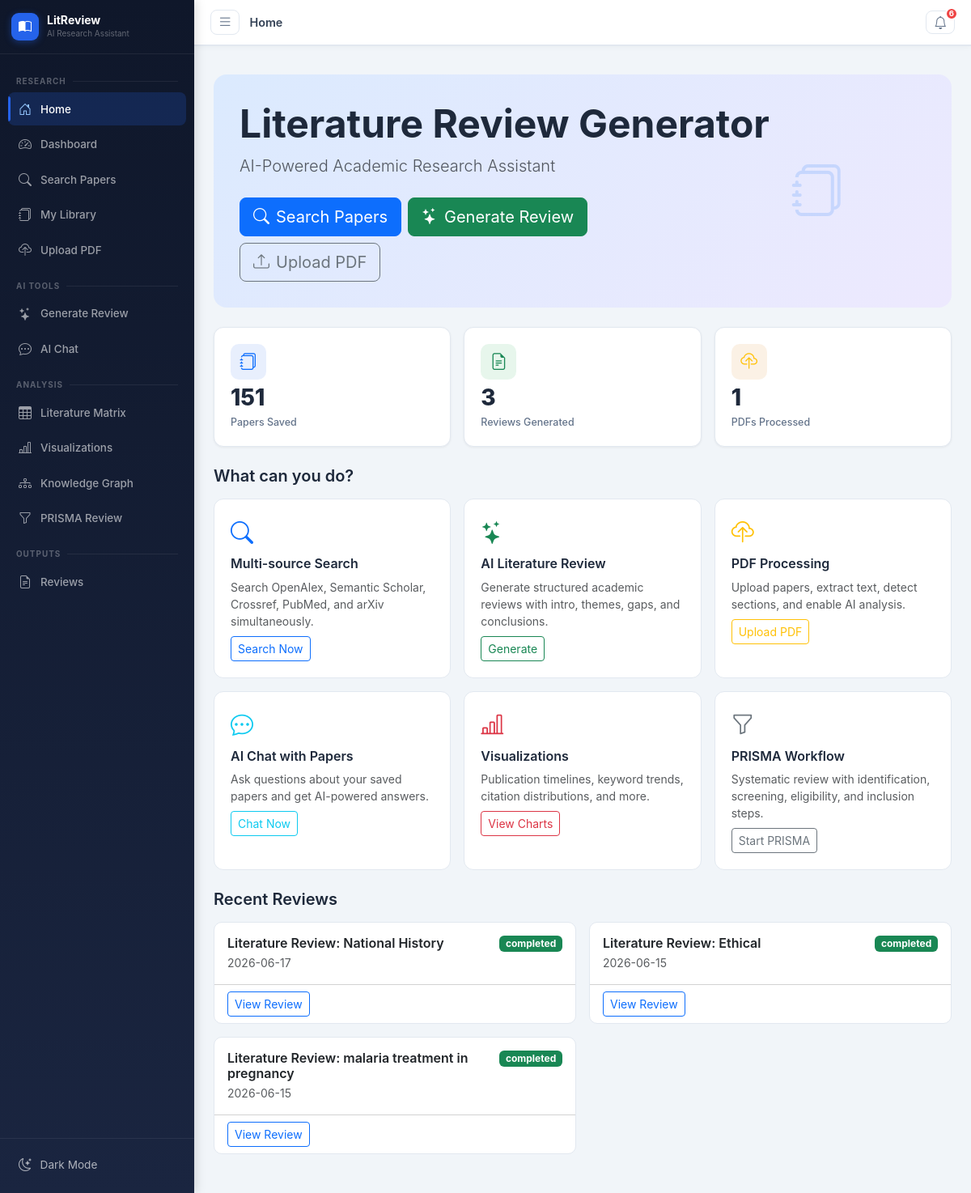
The page / on the database its author committed.
### tables this page shows
CREATE TABLE site_settings (
            id INTEGER PRIMARY KEY AUTOINCREMENT,
            key TEXT UNIQUE,
            value TEXT,
            updated_at TIMESTAMP DEFAULT CURRENT_TIMESTAMP
        );

CREATE TABLE literature_reviews (
            id INTEGER PRIMARY KEY AUTOINCREMENT,
            title TEXT NOT NULL,
            topic TEXT,
            introduction TEXT,
            thematic_analysis TEXT,
            research_gaps TEXT,
            future_directions TEXT,
            conclusion TEXT,
            paper_ids TEXT,
            status TEXT DEFAULT 'draft',
            word_count INTEGER DEFAULT 0,
            created_at TIMESTAMP DEFAULT CURRENT_TIMESTAMP,
            updated_at TIMESTAMP DEFAULT CURRENT_TIMESTAMP
        );

### blueprints/main.py (the view)
@main_bp.route('/')
def index():
    site = get_site_settings()
    db = get_db()
    stats = {
        'papers': db.execute('SELECT COUNT(*) as c FROM papers').fetchone()['c'],
        'reviews': db.execute('SELECT COUNT(*) as c FROM literature_reviews').fetchone()['c'],
        'uploads': db.execute('SELECT COUNT(*) as c FROM paper_files').fetchone()['c'],
    }
    recent_reviews = db.execute('SELECT * FROM literature_reviews ORDER BY created_at DESC LIMIT 5').fetchall()
    db.close()
    return render_template('index.html', site=site, stats=stats,
                           recent_reviews=recent_reviews, notifications=get_notifications())

### blueprints/main.py (called while the page is built)
def get_site_settings():
    db = get_db()
    rows = db.execute('SELECT key, value FROM site_settings').fetchall()
    db.close()
    return {r['key']: r['value'] for r in rows}

def get_notifications():
    db = get_db()
    rows = db.execute('SELECT * FROM notifications WHERE is_read=0 ORDER BY created_at DESC LIMIT 10').fetchall()
    db.close()
    return [dict(r) for r in rows]

### models/__init__.py (called while the page is built)
def get_db():
    conn = sqlite3.connect(Config.DATABASE_PATH)
    conn.row_factory = sqlite3.Row
    return conn

### templates/index.html (shortened to what this page needs)
{% extends "base.html" %}
{% block page_title %}Home{% endblock %}
{% block content %}
<div class="hero-section mb-4">
  <div class="row align-items-center">
    <div class="col-lg-8">
      <h1 class="display-5 fw-bold mb-2" style="white-space:nowrap;">{{ site.get('site_name','Literature Review Generator') }}</h1>
      <p class="lead text-muted mb-4">{{ site.get('site_tagline','Free AI-powered academic research assistant') }}</p>
      <div class="d-flex flex-wrap gap-2">
        <a href="/search" class="btn btn-primary btn-lg"><i class="bi bi-search me-2"></i>Search Papers</a>
        <a href="/ai/generate-review" class="btn btn-success btn-lg"><i class="bi bi-stars me-2"></i>Generate Review</a>
        <a href="/upload" class="btn btn-outline-secondary btn-lg"><i class="bi bi-upload me-2"></i>Upload PDF</a>
      </div>
    </div>
    <div class="col-lg-4 text-center d-none d-lg-block">
      <div class="hero-icon-grid">
        <i class="bi bi-journals text-primary" style="font-size:4rem;opacity:0.15;"></i>
      </div>
    </div>
  </div>
</div>
<div class="row g-3 mb-4">
  <div class="col-6 col-md-4">
    <div class="stat-card">
      <div class="stat-icon bg-primary-soft"><i class="bi bi-journals text-primary"></i></div>
      <div class="stat-value">{{ stats.papers }}</div>
      <div class="stat-label">Papers Saved</div>
    </div>
  </div>
  <div class="col-6 col-md-4">
    <div class="stat-card">
      <div class="stat-icon bg-success-soft"><i class="bi bi-file-earmark-text text-success"></i></div>
      <div class="stat-value">{{ stats.reviews }}</div>
      <div class="stat-label">Reviews Generated</div>
    </div>
  </div>
  <div class="col-6 col-md-4">
    <div class="stat-card">
      <div class="stat-icon bg-warning-soft"><i class="bi bi-cloud-upload text-warning"></i></div>
      <div class="stat-value">{{ stats.uploads }}</div>
      <div class="stat-label">PDFs Processed</div>
    </div>
  </div>
</div>
<h5 class="fw-semibold mb-3">What can you do?</h5>
<div class="row g-3 mb-4">
  <div class="col-md-6 col-xl-4">
    <div class="feature-card">
      <div class="feature-icon"><i class="bi bi-search text-primary"></i></div>
      <h6 class="fw-semibold">Multi-source Search</h6>
      <p class="text-muted small mb-2">Search OpenAlex, Semantic Scholar, Crossref, PubMed, and arXiv simultaneously.</p>
      <a href="/search" class="btn btn-sm btn-outline-primary">Search Now</a>
    </div>
  </div>
  <div class="col-md-6 col-xl-4">
    <div class="feature-card">
      <div class="feature-icon"><i class="bi bi-stars text-success"></i></div>
      <h6 class="fw-semibold">AI Literature Review</h6>
      <p class="text-muted small mb-2">Generate structured academic reviews with intro, themes, gaps, and conclusions.</p>
      <a href="/ai/generate-review" class="btn btn-sm btn-outline-success">Generate</a>
    </div>
  </div>
  <div class="col-md-6 col-xl-4">
    <div class="feature-card">
      <div class="feature-icon"><i class="bi bi-cloud-upload text-warning"></i></div>
      <h6 class="fw-semibold">PDF Processing</h6>
      <p class="text-muted small mb-2">Upload papers, extract text, detect sections, and enable AI analysis.</p>
      <a href="/upload" class="btn btn-sm btn-outline-warning">Upload PDF</a>
    </div>
  </div>
  <div class="col-md-6 col-xl-4">
    <div class="feature-card">
      <div class="feature-icon"><i class="bi bi-chat-dots text-info"></i></div>
      <h6 class="fw-semibold">AI Chat with Papers</h6>
      <p class="text-muted small mb-2">Ask questions about your saved papers and get AI-powered answers.</p>
      <a href="/ai/chat" class="btn btn-sm btn-outline-info">Chat Now</a>
    </div>
  </div>
  <div class="col-md-6 col-xl-4">
    <div class="feature-card">
      <div class="feature-icon"><i class="bi bi-bar-chart-line text-danger"></i></div>
      <h6 class="fw-semibold">Visualizations</h6>
      <p class="text-muted small mb-2">Publication timelines, keyword trends, citation distributions, and more.</p>
      <a href="/visualizations" class="btn btn-sm btn-outline-danger">View Charts</a>
    </div>
  </div>
  <div class="col-md-6 col-xl-4">
    <div class="feature-card">
      <div class="feature-icon"><i class="bi bi-funnel text-secondary"></i></div>
      <h6 class="fw-semibold">PRISMA Workflow</h6>
      <p class="text-muted small mb-2">Systematic review with identification, screening, eligibility, and inclusion steps.</p>
      <a href="/prisma" class="btn btn-sm btn-outline-secondary">Start PRISMA</a>
    </div>
  </div>
</div>
{% if recent_reviews %}
<h5 class="fw-semibold mb-3">Recent Reviews</h5>
<div class="row g-3">
  {% for review in recent_reviews %}
  <div class="col-md-6">
    <div class="card card-hover">
      <div class="card-body">
        <div class="d-flex justify-content-between align-items-start">
          <div>
            <h6 class="fw-semibold mb-1">{{ review.title }}</h6>
            <p class="text-muted small mb-0">{{ review.created_at[:10] }}</p>
          </div>
          <span class="badge bg-{{ 'success' if review.status == 'completed' else 'secondary' }}">{{ review.status }}</span>
        </div>
      </div>
      <div class="card-footer bg-transparent">
        <a href="/reviews/{{ review.id }}" class="btn btn-sm btn-outline-primary">View Review</a>
      </div>
    </div>
  </div>
  {% endfor %}
</div>
{% endif %}
{% endblock %}

### static/css/style.css (style rules this page uses)
:root { --primary: #2563eb; --primary-soft: rgba(37, 99, 235, 0.1); --success-soft: rgba(22, 163, 74, 0.1); --warning-soft: rgba(217, 119, 6, 0.1); --info-soft: rgba(8, 145, 178, 0.1); --sidebar-w: 240px; --sidebar-bg: #1e293b; --top-nav-h: 56px; }
body { font-family: 'Inter', -apple-system, BlinkMacSystemFont, 'Segoe UI', sans-serif; background: #f1f5f9; color: #1e293b; overflow-x: hidden; }
.stat-card { background: white; border-radius: 12px; padding: 1.25rem; display: flex; flex-direction: column; align-items: flex-start; gap: 0.5rem; box-shadow: 0 1px 3px rgba(0,0,0,0.06); border: 1px solid #e2e8f0; }
.stat-icon { width: 44px; height: 44px; border-radius: 10px; display: flex; align-items: center; justify-content: center; font-size: 1.3rem; }
.stat-value { font-size: 1.75rem; font-weight: 800; line-height: 1; color: #1e293b; }
.stat-label { font-size: 0.78rem; color: #64748b; font-weight: 500; }
.feature-card { background: white; border-radius: 12px; padding: 1.25rem; border: 1px solid #e2e8f0; height: 100%; transition: box-shadow 0.2s, transform 0.15s; }
.feature-icon { font-size: 1.75rem; margin-bottom: 0.5rem; }
.card { border: 1px solid #e2e8f0; border-radius: 10px; }
.card-hover { transition: box-shadow 0.15s, transform 0.15s; cursor: pointer; }
.hero-section { background: linear-gradient(135deg, #dbeafe 0%, #ede9fe 100%); border-radius: 16px; padding: 2rem; margin-bottom: 0; }
.bg-primary-soft { background: var(--primary-soft) !important; }
.bg-success-soft { background: var(--success-soft) !important; }
.bg-warning-soft { background: var(--warning-soft) !important; }

### rows shown on the page
site_settings: get "Literature Review Generator"
site_settings: get "AI-Powered Academic Research Assistant"
literature_reviews: title "Literature Review: National History", created_at "2026-06-17", status "completed"
literature_reviews: title "Literature Review: Ethical", created_at "2026-06-15", status "completed"
literature_reviews: title "Literature Review: malaria treatment in pregnancy", created_at "2026-06-15", status "completed"

### other values the page prints
{{ g_notif_count }} "6"
{{ stats.papers }} "151"
{{ stats.reviews }} "3"
{{ stats.uploads }} "1"
